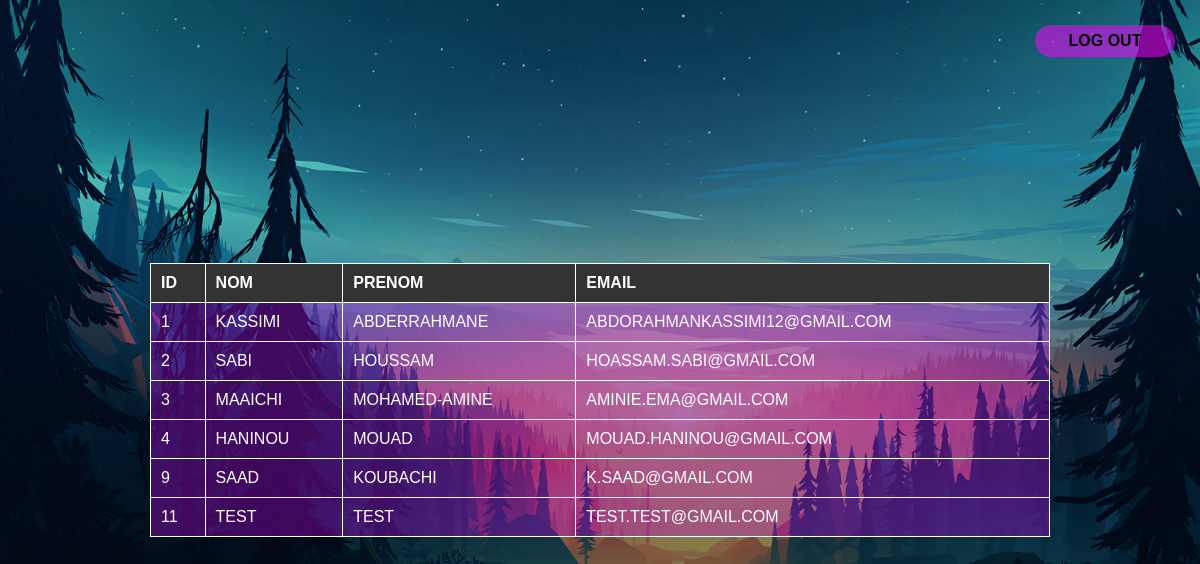
/Project/exo13.php (signed in), run on the app's committed database.
### tables this page shows
CREATE TABLE IF NOT EXISTS `user` (
  `ID` int NOT NULL AUTO_INCREMENT,
  `NOM` varchar(30) NOT NULL,
  `PRENOM` varchar(30) NOT NULL,
  `EMAIL` varchar(30) NOT NULL,
  `PASSWORD` varchar(40) NOT NULL,
  `ROLE` varchar(20) NOT NULL,
  PRIMARY KEY (`ID`)
);

### Project/exo13.php (the view, shortened to what this page needs)
<?php
$user = "root";
$host = "localhost";
$password = "";
$db = "tp";
try {
    $sql = new PDO("mysql:host=$host;dbname=$db", $user, $password);
    $sql->setAttribute(PDO::ATTR_ERRMODE, PDO::ERRMODE_EXCEPTION);
} catch (PDOException $e) {
    die("Connection failed: " . $e->getMessage());
}
if ($_SESSION['login'] === 'ADMIN') {
    ?>
    <!DOCTYPE html>
    <html lang="en">
    <head>
    <link rel="stylesheet" href="style.css">
</head>
    <body>
    <a class="dec-btn" href="exo13-login.php">Log Out</a>
        <?php
        echo "<table>";
        echo "<tr>";
        echo "<th>ID</th><th>NOM</th><th>PRENOM</th><th>EMAIL</th>";
        echo "</tr>";
        $select = "SELECT * FROM USER";
        $result = $sql->query($select);
        while ($row = $result->fetch(PDO::FETCH_ASSOC)) {
            echo "<tr>";
            echo "<td>" . $row['ID'] . "</td><td>" . $row['NOM'] . "</td><td>" . $row['PRENOM'] . "</td><td>" . $row['EMAIL'] . "</td>";
            echo "</tr>";
        }
        echo "</table>";
    }
    ?>
    </body>
    </html>

### Project/style.css (style rules this page uses)
body { font-family: Arial, sans-serif; background: linear-gradient(to bottom, rgba(0, 0, 0, 0), rgba(0, 0, 0, 0.7)), url("sky.jpg"); color: #ffffff; background-size: cover; text-align: left; text-transform: uppercase; margin: 0; display: flex; align-items: center; justify-content: center; height: 100vh; }
.dec-btn { background-color: rgba(251, 0, 255, 0.529); border-radius: 35px; margin: 25px; padding: 7px 10px; text-align: center; font-family: sans-serif; text-transform: uppercase; font-weight: bold; width: 10%; border-style: none; border-color: rgba(212, 0, 255, 0.292); position: absolute; top: 0; right: 0; }
a { color: black; text-decoration: none; }
table { width: 80%; margin-top: 50px; border-collapse: collapse; margin: 150px; }
th, td { padding: 10px; border: 1px solid #fff; }
th { background-color: #333; color: #fff; }
td { background-color: rgba(212, 0, 255, 0.292); }

### data on the page
user: ID "1", NOM "KASSIMI", PRENOM "ABDERRAHMANE", EMAIL "ABDORAHMANKASSIMI12@GMAIL.COM"
user: ID "2", NOM "SABI", PRENOM "HOUSSAM", EMAIL "HOASSAM.SABI@GMAIL.COM"
user: ID "3", NOM "MAAICHI", PRENOM "MOHAMED-AMINE", EMAIL "AMINIE.EMA@GMAIL.COM"
user: ID "4", NOM "HANINOU", PRENOM "MOUAD", EMAIL "MOUAD.HANINOU@GMAIL.COM"
user: ID "9", NOM "SAAD", PRENOM "KOUBACHI", EMAIL "K.SAAD@GMAIL.COM"
user: ID "11", NOM "TEST", PRENOM "TEST", EMAIL "TEST.TEST@GMAIL.COM"
